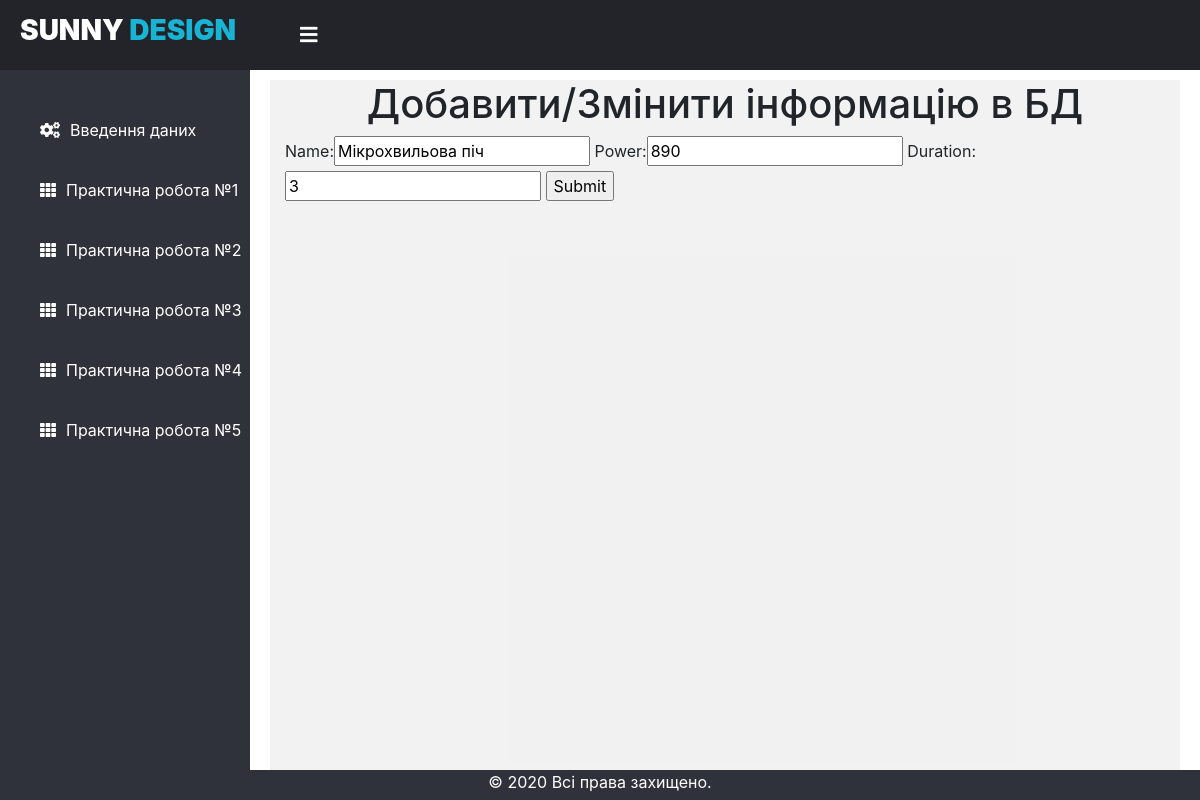
Page /laba/laba3/update_element/7 on the committed database.
### laba/models.py (models this page shows)
class electricalAppliances(models.Model):
    name = models.CharField(max_length=30)
    power = models.IntegerField(validators=[MinValueValidator(1)])
    duration = models.IntegerField(validators=[MinValueValidator(1)], default=50)

### laba/views.py (the view)
# urls.py: path('laba3/update_element/<int:pk>', views.FormView3.update_element, name='laba3update'),
	def update_element(request, pk):
		device = electricalAppliances.objects.get(id=pk)
		form = electricalAppliancesForm(instance=device)
		if request.method == 'POST':
			form = electricalAppliancesForm(request.POST, instance=device)
			if form.is_valid():
				form.save()
				return redirect('/laba/laba3/')
		context = {'form': form}
		return render(request, 'laba3_element_form.html', context)

### laba/forms.py
class electricalAppliancesForm(forms.ModelForm):
    class Meta:
        model = electricalAppliances
        fields = '__all__'

### templates/laba3_element_form.html (shortened to what this page needs)
{% extends "dashboard.html" %}
{% load static %}
    {% block head %}
    {{ block.super }}
    <link rel="stylesheet" href="https://stackpath.bootstrapcdn.com/bootstrap/4.5.2/css/bootstrap.min.css">
    <link rel="stylesheet" href="https://cdn.jsdelivr.net/npm/bootstrap-select@1.13.14/dist/css/bootstrap-select.min.css">
    <link rel="stylesheet" href="{% static 'css/style_new.css' %}">
    {% endblock %}
  {% block content %}
    <div class="container" id="gray_block" style="height: 88vh;">
      <h1 align="center">Добавити/Змінити інформацію в БД</h1>
    <form action=""  method="post">
        {{ form }}
        <input type="submit" name="submit">
      </form>
    </div>
{% endblock %}

### static/css/style.css (style rules this page uses)
body { margin: 0; padding: 0; font-family: "Roboto", sans-serif; }

### static/css/style_new.css (style rules this page uses)
#gray_block { background-color: rgb(201, 201, 201, 0.25); height: 340px; }

### rows in the picture
electricalAppliances: name "Мікрохвильова піч", power "890", duration "3"
